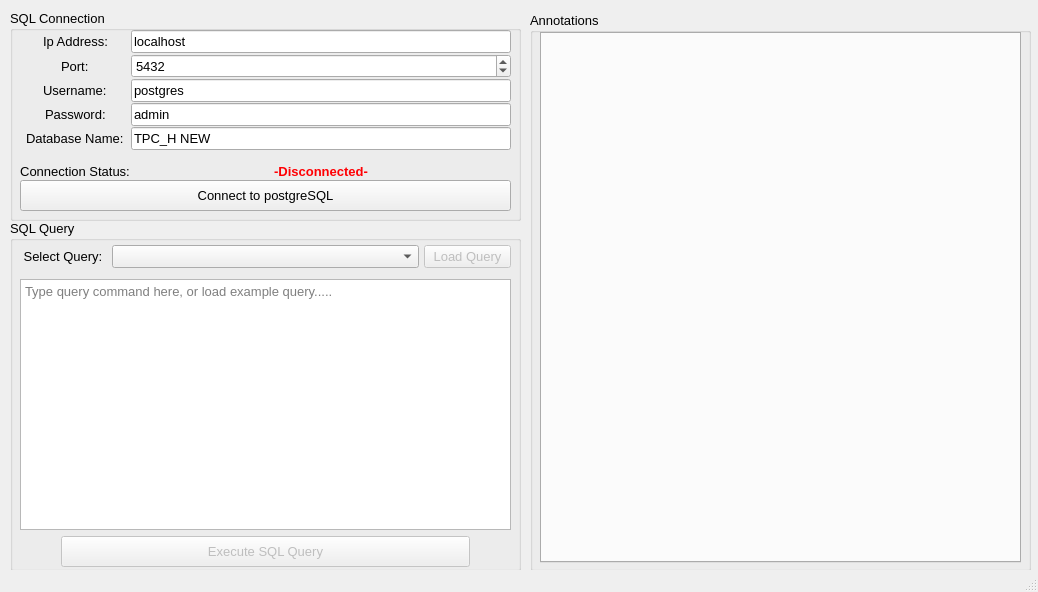
<?xml version="1.0" encoding="UTF-8"?>
<ui version="4.0">
 <class>MainWindow</class>
 <widget class="QMainWindow" name="MainWindow">
  <property name="geometry">
   <rect>
    <x>0</x>
    <y>0</y>
    <width>1038</width>
    <height>592</height>
   </rect>
  </property>
  <property name="windowTitle">
   <string>MainWindow</string>
  </property>
  <widget class="QWidget" name="centralwidget">
   <widget class="QGroupBox" name="groupBox">
    <property name="geometry">
     <rect>
      <x>10</x>
      <y>10</y>
      <width>511</width>
      <height>211</height>
     </rect>
    </property>
    <property name="font">
     <font>
      <pointsize>10</pointsize>
     </font>
    </property>
    <property name="title">
     <string>SQL Connection</string>
    </property>
    <widget class="QWidget" name="formLayoutWidget">
     <property name="geometry">
      <rect>
       <x>10</x>
       <y>20</y>
       <width>491</width>
       <height>149</height>
      </rect>
     </property>
     <layout class="QFormLayout" name="formLayout">
      <property name="labelAlignment">
       <set>Qt::AlignCenter</set>
      </property>
      <property name="formAlignment">
       <set>Qt::AlignCenter</set>
      </property>
      <property name="horizontalSpacing">
       <number>1</number>
      </property>
      <property name="verticalSpacing">
       <number>1</number>
      </property>
      <item row="0" column="0">
       <widget class="QLabel" name="label_7">
        <property name="font">
         <font>
          <pointsize>10</pointsize>
         </font>
        </property>
        <property name="text">
         <string>Ip Address:</string>
        </property>
       </widget>
      </item>
      <item row="0" column="1">
       <widget class="QLineEdit" name="ip_address">
        <property name="font">
         <font>
          <pointsize>10</pointsize>
         </font>
        </property>
        <property name="text">
         <string>localhost</string>
        </property>
       </widget>
      </item>
      <item row="1" column="0">
       <widget class="QLabel" name="label_6">
        <property name="font">
         <font>
          <pointsize>10</pointsize>
         </font>
        </property>
        <property name="text">
         <string>Port:</string>
        </property>
       </widget>
      </item>
      <item row="1" column="1">
       <widget class="QSpinBox" name="port_address">
        <property name="font">
         <font>
          <pointsize>10</pointsize>
         </font>
        </property>
        <property name="maximum">
         <number>100000</number>
        </property>
        <property name="value">
         <number>5432</number>
        </property>
       </widget>
      </item>
      <item row="2" column="0">
       <widget class="QLabel" name="label">
        <property name="font">
         <font>
          <pointsize>10</pointsize>
         </font>
        </property>
        <property name="text">
         <string>Username:</string>
        </property>
       </widget>
      </item>
      <item row="2" column="1">
       <widget class="QLineEdit" name="username">
        <property name="font">
         <font>
          <pointsize>10</pointsize>
         </font>
        </property>
        <property name="text">
         <string>postgres</string>
        </property>
       </widget>
      </item>
      <item row="3" column="0">
       <widget class="QLabel" name="label_3">
        <property name="font">
         <font>
          <pointsize>10</pointsize>
         </font>
        </property>
        <property name="text">
         <string>Password:</string>
        </property>
       </widget>
      </item>
      <item row="3" column="1">
       <widget class="QLineEdit" name="password">
        <property name="font">
         <font>
          <pointsize>10</pointsize>
         </font>
        </property>
        <property name="text">
         <string>admin</string>
        </property>
       </widget>
      </item>
      <item row="4" column="0">
       <widget class="QLabel" name="label_4">
        <property name="font">
         <font>
          <pointsize>10</pointsize>
         </font>
        </property>
        <property name="text">
         <string>Database Name:</string>
        </property>
       </widget>
      </item>
      <item row="4" column="1">
       <widget class="QLineEdit" name="db_n">
        <property name="font">
         <font>
          <pointsize>10</pointsize>
         </font>
        </property>
        <property name="text">
         <string>TPC_H NEW</string>
        </property>
       </widget>
      </item>
      <item row="6" column="0">
       <widget class="QLabel" name="label_8">
        <property name="font">
         <font>
          <pointsize>10</pointsize>
         </font>
        </property>
        <property name="text">
         <string>Connection Status:</string>
        </property>
        <property name="alignment">
         <set>Qt::AlignCenter</set>
        </property>
       </widget>
      </item>
      <item row="6" column="1">
       <layout class="QHBoxLayout" name="horizontalLayout">
        <item>
         <widget class="QLabel" name="status_d">
          <property name="font">
           <font>
            <pointsize>10</pointsize>
           </font>
          </property>
          <property name="text">
           <string>&lt;!DOCTYPE HTML PUBLIC &quot;-//W3C//DTD HTML 4.0//EN&quot; &quot;http://www.w3.org/TR/REC-html40/strict.dtd&quot;&gt;
&lt;html&gt;&lt;head&gt;&lt;meta name=&quot;qrichtext&quot; content=&quot;1&quot; /&gt;&lt;style type=&quot;text/css&quot;&gt;
p, li { white-space: pre-wrap; }
&lt;/style&gt;&lt;/head&gt;&lt;body style=&quot; font-family:'MS Shell Dlg 2'; font-size:10pt; font-weight:400; font-style:normal;&quot;&gt;
&lt;p style=&quot; margin-top:12px; margin-bottom:12px; margin-left:0px; margin-right:0px; -qt-block-indent:0; text-indent:0px;&quot;&gt;&lt;span style=&quot; font-weight:600; color:#ff0004;&quot;&gt;-Disconnected-&lt;/span&gt;&lt;/p&gt;&lt;/body&gt;&lt;/html&gt;</string>
          </property>
          <property name="textFormat">
           <enum>Qt::RichText</enum>
          </property>
          <property name="alignment">
           <set>Qt::AlignCenter</set>
          </property>
         </widget>
        </item>
       </layout>
      </item>
      <item row="5" column="0">
       <spacer name="verticalSpacer">
        <property name="orientation">
         <enum>Qt::Vertical</enum>
        </property>
        <property name="sizeHint" stdset="0">
         <size>
          <width>0</width>
          <height>3</height>
         </size>
        </property>
       </spacer>
      </item>
     </layout>
    </widget>
    <widget class="QPushButton" name="connection_to_db">
     <property name="geometry">
      <rect>
       <x>10</x>
       <y>170</y>
       <width>491</width>
       <height>31</height>
      </rect>
     </property>
     <property name="font">
      <font>
       <pointsize>10</pointsize>
      </font>
     </property>
     <property name="text">
      <string>Connect to postgreSQL</string>
     </property>
    </widget>
   </widget>
   <widget class="QWidget" name="layoutWidget">
    <property name="geometry">
     <rect>
      <x>0</x>
      <y>0</y>
      <width>2</width>
      <height>2</height>
     </rect>
    </property>
    <layout class="QVBoxLayout" name="verticalLayout_2"/>
   </widget>
   <widget class="QGroupBox" name="groupBox_2">
    <property name="geometry">
     <rect>
      <x>10</x>
      <y>220</y>
      <width>511</width>
      <height>351</height>
     </rect>
    </property>
    <property name="font">
     <font>
      <pointsize>10</pointsize>
     </font>
    </property>
    <property name="title">
     <string>SQL Query</string>
    </property>
    <widget class="QWidget" name="verticalLayoutWidget">
     <property name="geometry">
      <rect>
       <x>0</x>
       <y>20</y>
       <width>511</width>
       <height>331</height>
      </rect>
     </property>
     <layout class="QVBoxLayout" name="verticalLayout" stretch="1,8,1">
      <property name="bottomMargin">
       <number>4</number>
      </property>
      <item>
       <layout class="QHBoxLayout" name="horizontalLayout_2" stretch="2,7,2">
        <property name="spacing">
         <number>5</number>
        </property>
        <property name="leftMargin">
         <number>10</number>
        </property>
        <property name="topMargin">
         <number>5</number>
        </property>
        <property name="rightMargin">
         <number>10</number>
        </property>
        <property name="bottomMargin">
         <number>5</number>
        </property>
        <item>
         <widget class="QLabel" name="label_2">
          <property name="font">
           <font>
            <pointsize>10</pointsize>
           </font>
          </property>
          <property name="text">
           <string> Select Query:</string>
          </property>
         </widget>
        </item>
        <item>
         <widget class="QComboBox" name="qList">
          <property name="sizePolicy">
           <sizepolicy hsizetype="Expanding" vsizetype="Fixed">
            <horstretch>0</horstretch>
            <verstretch>0</verstretch>
           </sizepolicy>
          </property>
          <property name="font">
           <font>
            <pointsize>10</pointsize>
           </font>
          </property>
         </widget>
        </item>
        <item>
         <widget class="QPushButton" name="ldQ">
          <property name="enabled">
           <bool>false</bool>
          </property>
          <property name="sizePolicy">
           <sizepolicy hsizetype="Preferred" vsizetype="Fixed">
            <horstretch>0</horstretch>
            <verstretch>0</verstretch>
           </sizepolicy>
          </property>
          <property name="font">
           <font>
            <pointsize>10</pointsize>
           </font>
          </property>
          <property name="text">
           <string>Load Query</string>
          </property>
         </widget>
        </item>
       </layout>
      </item>
      <item>
       <layout class="QVBoxLayout" name="verticalLayout_3">
        <property name="leftMargin">
         <number>10</number>
        </property>
        <property name="rightMargin">
         <number>10</number>
        </property>
        <item>
         <widget class="QTextEdit" name="txt_sql">
          <property name="font">
           <font>
            <pointsize>10</pointsize>
           </font>
          </property>
          <property name="documentTitle">
           <string/>
          </property>
          <property name="html">
           <string>&lt;!DOCTYPE HTML PUBLIC &quot;-//W3C//DTD HTML 4.0//EN&quot; &quot;http://www.w3.org/TR/REC-html40/strict.dtd&quot;&gt;
&lt;html&gt;&lt;head&gt;&lt;meta name=&quot;qrichtext&quot; content=&quot;1&quot; /&gt;&lt;style type=&quot;text/css&quot;&gt;
p, li { white-space: pre-wrap; }
&lt;/style&gt;&lt;/head&gt;&lt;body style=&quot; font-family:'MS Shell Dlg 2'; font-size:10pt; font-weight:400; font-style:normal;&quot;&gt;
&lt;p style=&quot;-qt-paragraph-type:empty; margin-top:0px; margin-bottom:0px; margin-left:0px; margin-right:0px; -qt-block-indent:0; text-indent:0px;&quot;&gt;&lt;br /&gt;&lt;/p&gt;&lt;/body&gt;&lt;/html&gt;</string>
          </property>
          <property name="placeholderText">
           <string>Type query command here, or load example query.....</string>
          </property>
         </widget>
        </item>
       </layout>
      </item>
      <item>
       <layout class="QHBoxLayout" name="horizontalLayout_3" stretch="1,8,1">
        <item>
         <spacer name="horizontalSpacer">
          <property name="orientation">
           <enum>Qt::Horizontal</enum>
          </property>
          <property name="sizeHint" stdset="0">
           <size>
            <width>40</width>
            <height>20</height>
           </size>
          </property>
         </spacer>
        </item>
        <item>
         <widget class="QPushButton" name="sql_btn">
          <property name="enabled">
           <bool>false</bool>
          </property>
          <property name="sizePolicy">
           <sizepolicy hsizetype="Minimum" vsizetype="Minimum">
            <horstretch>0</horstretch>
            <verstretch>0</verstretch>
           </sizepolicy>
          </property>
          <property name="font">
           <font>
            <pointsize>10</pointsize>
           </font>
          </property>
          <property name="text">
           <string>Execute SQL Query</string>
          </property>
         </widget>
        </item>
        <item>
         <spacer name="horizontalSpacer_2">
          <property name="orientation">
           <enum>Qt::Horizontal</enum>
          </property>
          <property name="sizeHint" stdset="0">
           <size>
            <width>40</width>
            <height>20</height>
           </size>
          </property>
         </spacer>
        </item>
       </layout>
      </item>
     </layout>
    </widget>
   </widget>
   <widget class="QGroupBox" name="groupBox_3">
    <property name="geometry">
     <rect>
      <x>530</x>
      <y>12</y>
      <width>501</width>
      <height>559</height>
     </rect>
    </property>
    <property name="font">
     <font>
      <pointsize>10</pointsize>
     </font>
    </property>
    <property name="title">
     <string>Annotations</string>
    </property>
    <widget class="QTabWidget" name="tW">
     <property name="geometry">
      <rect>
       <x>10</x>
       <y>20</y>
       <width>481</width>
       <height>531</height>
      </rect>
     </property>
     <property name="currentIndex">
      <number>-1</number>
     </property>
     <property name="movable">
      <bool>false</bool>
     </property>
    </widget>
   </widget>
  </widget>
  <widget class="QStatusBar" name="statusbar"/>
 </widget>
 <resources/>
 <connections/>
</ui>
